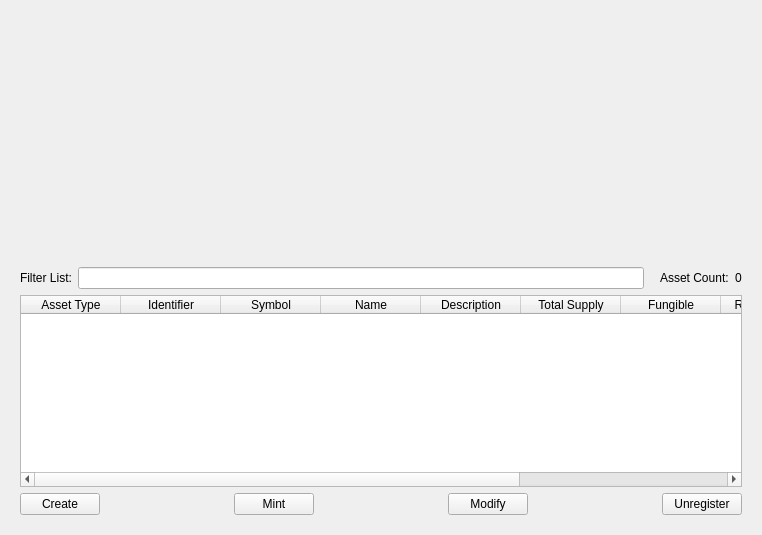
<?xml version="1.0" encoding="UTF-8"?>
<ui version="4.0">
 <class>MyOwnSpats</class>
 <widget class="QWidget" name="MyOwnSpats">
  <property name="geometry">
   <rect>
    <x>0</x>
    <y>0</y>
    <width>762</width>
    <height>535</height>
   </rect>
  </property>
  <property name="minimumSize">
   <size>
    <width>190</width>
    <height>65</height>
   </size>
  </property>
  <property name="windowTitle">
   <string>Form</string>
  </property>
  <layout class="QVBoxLayout" name="topLayout">
   <property name="leftMargin">
    <number>20</number>
   </property>
   <property name="topMargin">
    <number>0</number>
   </property>
   <property name="rightMargin">
    <number>20</number>
   </property>
   <property name="bottomMargin">
    <number>0</number>
   </property>
   <item>
    <layout class="QVBoxLayout" name="verticalLayout">
     <property name="bottomMargin">
      <number>0</number>
     </property>
     <item>
      <spacer name="horizontalSpacer0">
       <property name="sizeHint" stdset="0">
        <size>
         <width>40</width>
         <height>20</height>
        </size>
       </property>
      </spacer>
     </item>
     <item>
      <layout class="QGridLayout" name="gridLayout_3">
       <item row="1" column="0">
        <widget class="QTableWidget" name="tableWidgetMyOwnSpats">
         <property name="editTriggers">
          <set>QAbstractItemView::NoEditTriggers</set>
         </property>
         <property name="alternatingRowColors">
          <bool>true</bool>
         </property>
         <property name="selectionMode">
          <enum>QAbstractItemView::NoSelection</enum>
         </property>
         <property name="selectionBehavior">
          <enum>QAbstractItemView::SelectItems</enum>
         </property>
         <property name="sortingEnabled">
          <bool>true</bool>
         </property>
         <attribute name="horizontalHeaderStretchLastSection">
          <bool>true</bool>
         </attribute>
         <column>
          <property name="text">
           <string>Asset Type</string>
          </property>
         </column>
         <column>
          <property name="text">
           <string>Identifier</string>
          </property>
         </column>
         <column>
          <property name="text">
           <string>Symbol</string>
          </property>
         </column>
         <column>
          <property name="text">
           <string>Name</string>
          </property>
         </column>
         <column>
          <property name="text">
           <string>Description</string>
          </property>
         </column>
         <column>
          <property name="text">
           <string>Total Supply</string>
          </property>
         </column>
         <column>
          <property name="text">
           <string>Fungible</string>
          </property>
         </column>
         <column>
          <property name="text">
           <string>Resupplyable</string>
          </property>
         </column>
         <column>
          <property name="text">
           <string>Precision</string>
          </property>
         </column>
         <column>
          <property name="text">
           <string>Metadata</string>
          </property>
         </column>
        </widget>
       </item>
       <item row="0" column="0">
        <layout class="QHBoxLayout" name="horizontalLayout_4">
         <property name="bottomMargin">
          <number>0</number>
         </property>
         <item>
          <widget class="QLabel" name="label_filter_2">
           <property name="text">
            <string>Filter List:</string>
           </property>
          </widget>
         </item>
         <item>
          <widget class="QLineEdit" name="filterLineEdit">
           <property name="toolTip">
            <string>Filter assets list</string>
           </property>
          </widget>
         </item>
         <item>
          <spacer name="horizontalSpacer_4">
           <property name="sizeHint" stdset="0">
            <size>
             <width>10</width>
             <height>20</height>
            </size>
           </property>
          </spacer>
         </item>
         <item>
          <widget class="QLabel" name="label_count_2">
           <property name="text">
            <string>Asset Count:</string>
           </property>
          </widget>
         </item>
         <item>
          <widget class="QLabel" name="countLabel">
           <property name="text">
            <string>0</string>
           </property>
          </widget>
         </item>
        </layout>
       </item>
       <item row="2" column="0">
        <layout class="QHBoxLayout" name="horizontalLayout_2">
         <property name="bottomMargin">
          <number>20</number>
         </property>
         <item>
          <widget class="QPushButton" name="create_spark_asset">
           <property name="text">
            <string>Create</string>
           </property>
          </widget>
         </item>
         <item>
          <spacer name="horizontalSpacer">
           <property name="orientation">
            <enum>Qt::Horizontal</enum>
           </property>
           <property name="sizeHint" stdset="0">
            <size>
             <width>40</width>
             <height>20</height>
            </size>
           </property>
          </spacer>
         </item>
         <item>
          <widget class="QPushButton" name="mint_spark_asset">
           <property name="text">
            <string>Mint</string>
           </property>
          </widget>
         </item>
         <item>
          <spacer name="horizontalSpacer_2">
           <property name="orientation">
            <enum>Qt::Horizontal</enum>
           </property>
           <property name="sizeHint" stdset="0">
            <size>
             <width>40</width>
             <height>20</height>
            </size>
           </property>
          </spacer>
         </item>
         <item>
          <widget class="QPushButton" name="modify_spark_asset">
           <property name="text">
            <string>Modify</string>
           </property>
          </widget>
         </item>
         <item>
          <spacer name="horizontalSpacer_3">
           <property name="orientation">
            <enum>Qt::Horizontal</enum>
           </property>
           <property name="sizeHint" stdset="0">
            <size>
             <width>40</width>
             <height>20</height>
            </size>
           </property>
          </spacer>
         </item>
         <item>
          <widget class="QPushButton" name="unregister_spark_asset">
           <property name="text">
            <string>Unregister</string>
           </property>
          </widget>
         </item>
        </layout>
       </item>
      </layout>
     </item>
    </layout>
   </item>
  </layout>
 </widget>
 <resources/>
 <connections/>
</ui>
